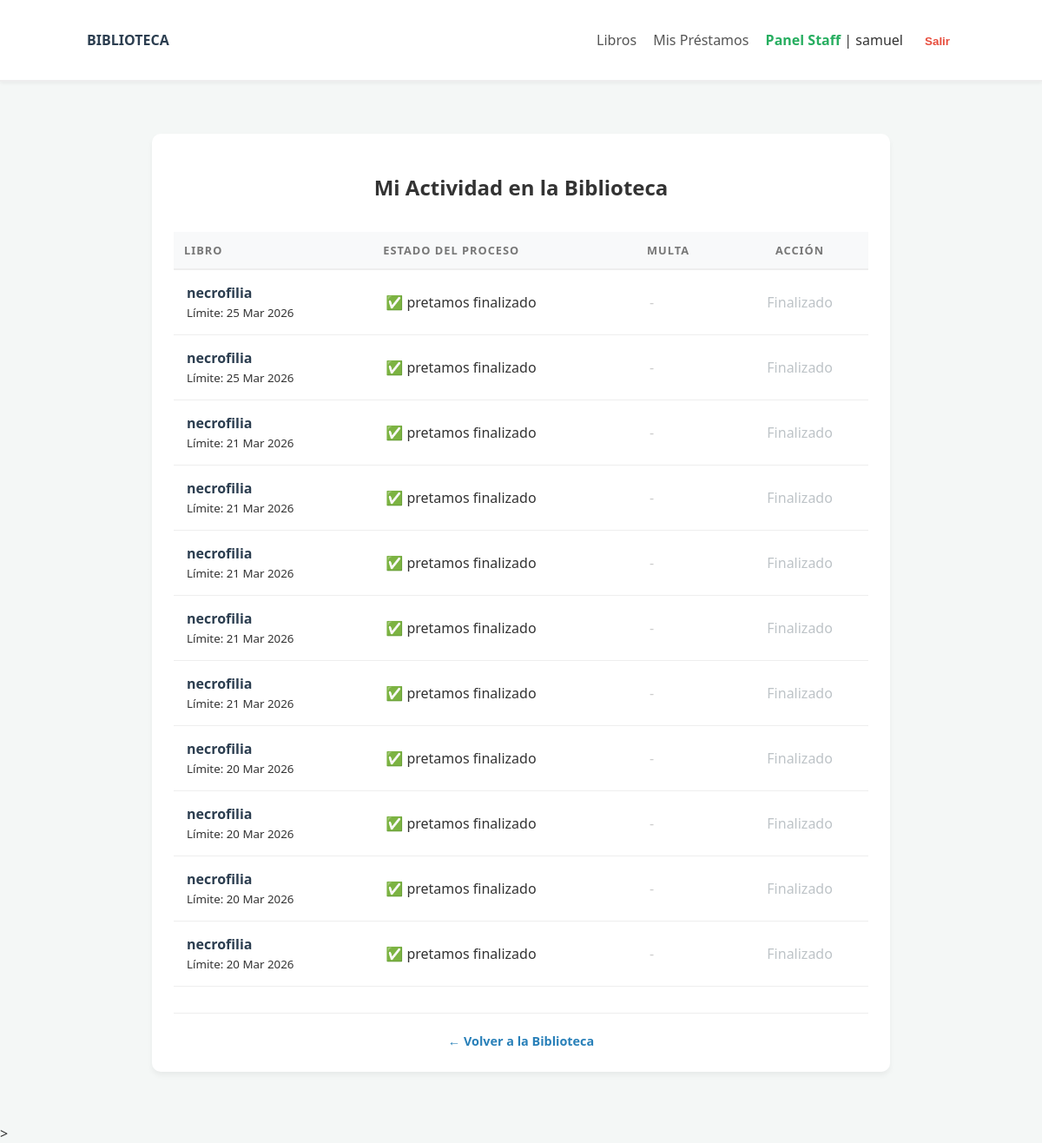
Page /gestion/mis-prestamos/ (signed in) on the committed database.
### loans/models.py (models this page shows, shortened)
class Prestamo(models.Model):
    ESTADOS = [
        ('P', 'Pendiente de Aprobación'),
        ('A', 'Activo / Entregado'),
        ('D', 'Esperando Recepción Staff'),
        ('F', 'Finalizado / Devuelto'),
    ]
    libro = models.ForeignKey(Libro, on_delete=models.PROTECT)
    usuario = models.ForeignKey(User, on_delete=models.PROTECT, related_name='prestamos_usuario')
    staff_responsable = models.ForeignKey(User, on_delete=models.SET_NULL, null=True, blank=True, related_name='gestiones_staff')
    fecha_inicial = models.DateField(auto_now_add=True)
    fecha_limite = models.DateField()
    fecha_entrega = models.DateField(null=True, blank=True)
    estado = models.CharField(max_length=1, choices=ESTADOS, default='P')
    activo = models.BooleanField(default=False)
    @property
    def multa_acumulada(self):
        if (self.activo or self.estado == 'D') and date.today() > self.fecha_limite:
            dias = (date.today() - self.fecha_limite).days
            return dias * 1000
        return 0

### catalog/models.py (models this page shows, shortened)
class Libro(models.Model):
    titulo= models.CharField(max_length=150)
    isbn= models.CharField(max_length=13, unique=True)
    validacion= models.BooleanField(default=True)
    autor=models.ForeignKey(Autor, on_delete=models.CASCADE)
    class Meta:
         ordering= ['titulo']

### loans/views.py (the view)
# urls.py: path('mis-prestamos/', views.mis_prestamos, name='mis_prestamos'),
@login_required
def mis_prestamos(request):
    prestamos = Prestamo.objects.filter(usuario=request.user).order_by('-fecha_inicial')
    return render(request, 'mis_prestamos.html', {'prestamos': prestamos})

### loans/templates/mis_prestamos.html (shortened to what this page needs)
{% extends "base.html" %}
{% block content %}
<div class="card" style="max-width: 800px; margin: 40px auto; padding: 25px;">
    <h2 style="text-align: center; margin-bottom: 25px; color: #333;">Mi Actividad en la Biblioteca</h2>
    {% if prestamos %}
    <div style="overflow-x: auto;">
        <table style="width: 100%; border-collapse: collapse; min-width: 600px;">
            <thead>
                <tr style="border-bottom: 2px solid #eee; text-align: left; background-color: #f9f9f9;">
                    <th style="padding: 12px;">Libro</th>
                    <th style="padding: 12px;">Estado del Proceso</th>
                    <th style="padding: 12px;">Multa</th>
                    <th style="padding: 12px; text-align: center;">Acción</th>
                </tr>
            </thead>
            <tbody>
                {% for p in prestamos %}
                <tr style="border-bottom: 1px solid #eee;">
                    <td style="padding: 15px;">
                        <strong style="display: block; color: #2c3e50;">{{ p.libro.titulo }}</strong>
                        <small class="muted">Límite: {{ p.fecha_limite|date:"d M Y" }}</small>
                    </td>
                    <td style="padding: 15px;">
                        {% if p.estado == 'P' %}
                            <span style="color: #f39c12; font-weight: bold;">🟡 Pendiente de Aprobación</span>
                        {% elif p.estado == 'A' %}
                            <span style="color: #27ae60; font-weight: bold;">🟢 En tu posesión</span>
                        {% elif p.estado == 'D' %}
                            <span style="color: #3498db; font-weight: bold;">🔵 En revisión (Staff)</span>
                        {% else %}
                            <span class="muted">✅ pretamos finalizado</span>
                        {% endif %}
                    </td>
                    <td style="padding: 15px;">
                        {% if p.multa_acumulada > 0 %}
                            <span class="danger" style="background: #fdeaea; padding: 4px 8px; border-radius: 4px;">
                                ${{ p.multa_acumulada }}
                            </span>
                        {% else %}
                            <span style="color: #ccc;">-</span>
                        {% endif %}
                    </td>
                    <td style="padding: 15px; text-align: center;">
                        {% if p.estado == 'A' %}
                            <form action="{% url 'devolver_libro' p.id %}" method="post" style="margin: 0;">
                                {% csrf_token %}
                                <button type="submit" class="btn-save"
                                        style="background: #3498db; font-size: 0.85rem; padding: 6px 12px; border-radius: 4px;"
                                        onclick="return confirm('¿Confirmas que ya entregaste el libro físico?')">
                                    Entregar Libro
                                </button>
                            </form>
                        {% elif p.estado == 'P' %}
                            <small class="muted">Esperando Staff...</small>
                        {% elif p.estado == 'D' %}
                            <small style="color: #3498db;">Validando entrega...</small>
                        {% else %}
                            <span style="color: #bdc3c7;">Finalizado</span>
                        {% endif %}
                    </td>
                </tr>
                {% endfor %}
            </tbody>
        </table>
    </div>
    {% else %}
        <div style="text-align: center; padding: 40px 20px;">
            <p class="muted" style="font-size: 1.1rem;">No tienes préstamos ni solicitudes registradas.</p>
            <a href="{% url 'list_libros' %}" class="btn-save" style="margin-top: 15px; text-decoration: none;">Ver Catálogo</a>
        </div>
    {% endif %}
    <div style="margin-top: 30px; text-align: center; border-top: 1px solid #eee; padding-top: 20px;">
        <a href="{% url 'list_libros' %}" style="font-size: 0.9rem; color: #2980b9; text-decoration: none; font-weight: bold;">
            ← Volver a la Biblioteca
        </a>
    </div>
</div>
{% endblock %}

### catalog/templates/base.html (shortened to what this page needs)
{% load static %}
<!DOCTYPE html>
<html lang="es">
<head>
    <link rel="stylesheet" href="/static/css/app.css">
</head>
<body>
    <header class="site-header">
        <nav class="container nav-flex">
            <a href="{% url 'list_libros' %}" class="logo" style="text-decoration: none; font-weight: bold; color: #2c3e50;">BIBLIOTECA</a>
            <div class="nav-links">
                <a href="{% url 'list_libros' %}">Libros</a>
                {% if user.is_authenticated %}
                    <a href="{% url 'mis_prestamos' %}">Mis Préstamos</a>
                    {% if user.is_staff %}
                        <a href="{% url 'gestion_prestamos' %}" style="color: #27ae60; font-weight: bold;">Panel Staff</a>
                    {% endif %}
                    <span class="user-info">| {{ user.username }}</span>
                    <form action="{% url 'logout' %}" method="post" style="display: inline;">
                        <button type="submit" class="btn-logout" style="color: #e74c3c; cursor: pointer; border: none; background: none; font-weight: bold;">Salir</button>
                     </form>
                  {% else %}
                    <a href="{% url 'registro' %}">Registrarse</a>
                    <a href="{% url 'login' %}">Entrar</a>
                {% endif %}
            </div>
        </nav>
    </header>
    <main class="container content">
        {% block content %}{% endblock %}
    </main>
</body>
</html>

### catalog/static/css/app.css (style rules this page uses)
:root { --primary: #2c3e50; --success: #27ae60; --warning: #f39c12; --danger: #e74c3c; --info: #3498db; --light: #f8f9fa; }
body { font-family: 'Segoe UI', Tahoma, Geneva, Verdana, sans-serif; margin: 0; background-color: #f4f7f6; color: #333; }
.container { max-width: 1000px; margin: 0 auto; padding: 20px; }
.site-header { background: white; padding: 15px 0; border-bottom: 2px solid #eee; box-shadow: 0 2px 4px rgba(0,0,0,0.05); }
.nav-flex { display: flex; justify-content: space-between; align-items: center; }
.nav-links a, .nav-links button { margin-left: 15px; text-decoration: none; color: #555; font-weight: 500; }
.card { background: white; border-radius: 10px; padding: 20px; box-shadow: 0 4px 6px rgba(0,0,0,0.05); margin-top: 20px; }
table { width: 100%; border-collapse: collapse; margin-top: 10px; }
th { background: var(--light); text-align: left; padding: 15px; color: #777; text-transform: uppercase; font-size: 0.8rem; letter-spacing: 1px; }
td { padding: 15px; border-bottom: 1px solid #eee; }

### rows in the picture
Prestamo: libro.titulo "necrofilia", fecha_limite "25 Mar 2026", estado "✅ pretamos finalizado"
Prestamo: libro.titulo "necrofilia", fecha_limite "25 Mar 2026", estado "✅ pretamos finalizado"
Prestamo: libro.titulo "necrofilia", fecha_limite "21 Mar 2026", estado "✅ pretamos finalizado"
Prestamo: libro.titulo "necrofilia", fecha_limite "21 Mar 2026", estado "✅ pretamos finalizado"
Prestamo: libro.titulo "necrofilia", fecha_limite "21 Mar 2026", estado "✅ pretamos finalizado"
Prestamo: libro.titulo "necrofilia", fecha_limite "21 Mar 2026", estado "✅ pretamos finalizado"
Prestamo: libro.titulo "necrofilia", fecha_limite "21 Mar 2026", estado "✅ pretamos finalizado"
Prestamo: libro.titulo "necrofilia", fecha_limite "20 Mar 2026", estado "✅ pretamos finalizado"
Prestamo: libro.titulo "necrofilia", fecha_limite "20 Mar 2026", estado "✅ pretamos finalizado"
Prestamo: libro.titulo "necrofilia", fecha_limite "20 Mar 2026", estado "✅ pretamos finalizado"
Prestamo: libro.titulo "necrofilia", fecha_limite "20 Mar 2026", estado "✅ pretamos finalizado"

### other values in the picture
{{ user.username }} "samuel"
